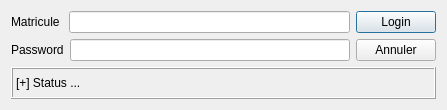
<?xml version="1.0" encoding="UTF-8"?>
<ui version="4.0">
 <class>Dialog</class>
 <widget class="QDialog" name="Dialog">
  <property name="geometry">
   <rect>
    <x>0</x>
    <y>0</y>
    <width>447</width>
    <height>110</height>
   </rect>
  </property>
  <property name="windowTitle">
   <string>Dialog</string>
  </property>
  <layout class="QGridLayout" name="gridLayout">
   <item row="0" column="0" rowspan="2">
    <layout class="QVBoxLayout" name="verticalLayout">
     <item>
      <layout class="QHBoxLayout" name="horizontalLayout_2">
       <item>
        <widget class="QLabel" name="label_2">
         <property name="text">
          <string>Matricule </string>
         </property>
        </widget>
       </item>
       <item>
        <widget class="QLineEdit" name="textuser"/>
       </item>
      </layout>
     </item>
     <item>
      <layout class="QHBoxLayout" name="horizontalLayout">
       <item>
        <widget class="QLabel" name="label">
         <property name="text">
          <string>Password</string>
         </property>
        </widget>
       </item>
       <item>
        <widget class="QLineEdit" name="txtPass">
         <property name="echoMode">
          <enum>QLineEdit::Password</enum>
         </property>
        </widget>
       </item>
      </layout>
     </item>
    </layout>
   </item>
   <item row="0" column="1">
    <widget class="QPushButton" name="btnOk">
     <property name="text">
      <string>Login</string>
     </property>
    </widget>
   </item>
   <item row="1" column="1">
    <widget class="QPushButton" name="btnClear">
     <property name="text">
      <string>Annuler</string>
     </property>
    </widget>
   </item>
   <item row="3" column="0" colspan="2">
    <widget class="QLabel" name="lblstatu">
     <property name="frameShape">
      <enum>QFrame::Box</enum>
     </property>
     <property name="frameShadow">
      <enum>QFrame::Raised</enum>
     </property>
     <property name="text">
      <string>[+] Status ...</string>
     </property>
    </widget>
   </item>
  </layout>
 </widget>
 <layoutdefault spacing="6" margin="11"/>
 <resources/>
 <connections/>
</ui>
